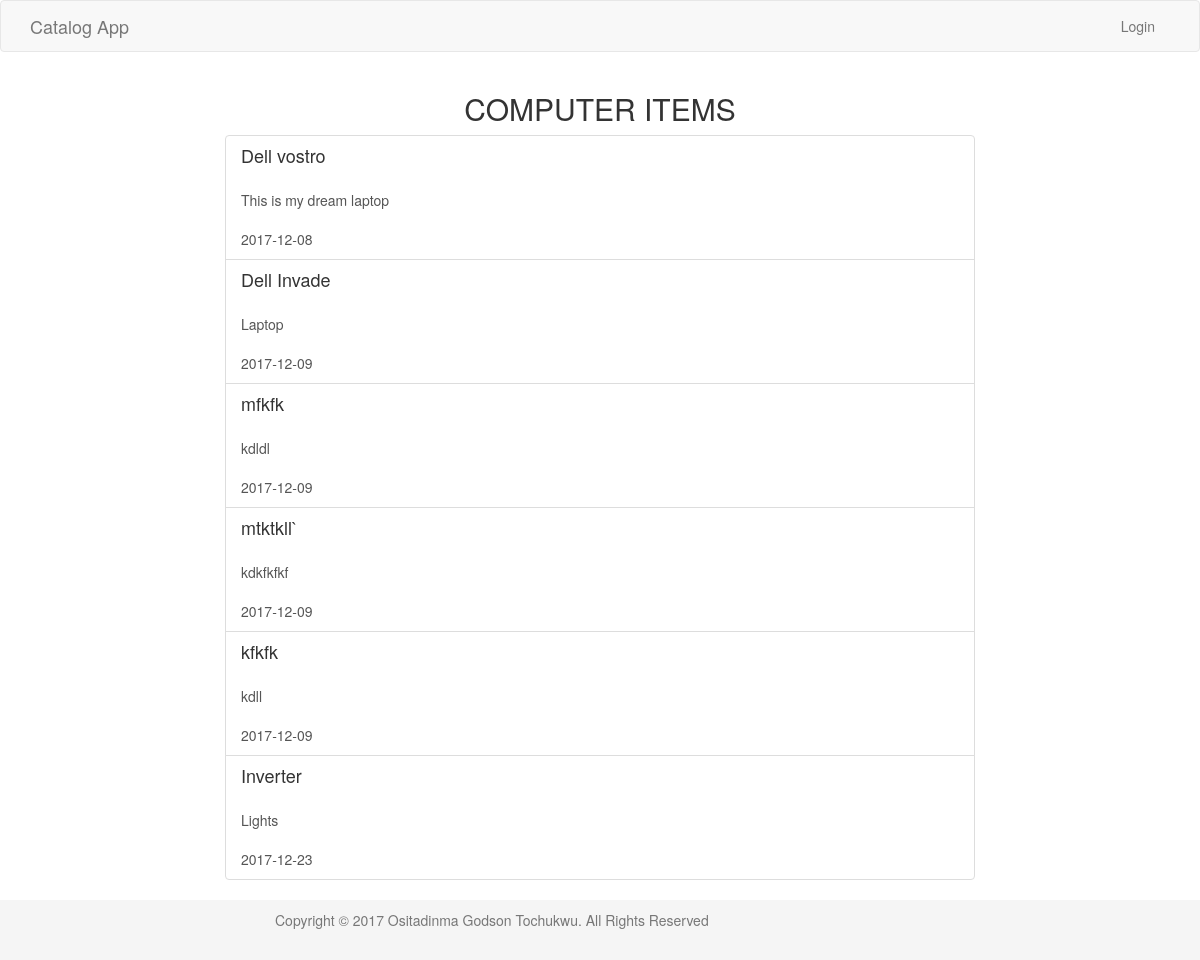
The page /category/1/items on the database its author committed.
### models.py (models this page shows, shortened)
class Category(Base):
    __tablename__ = "category"
    id = Column(Integer, Sequence(start=1, increment=1,
                name="catalog_id_sequence"),
                primary_key=True)
    name = Column(String, nullable=False)
    items = relationship('Item', backref='categorys')

class Item(Base):
    __tablename__ = "item"
    id = Column(Integer,
                Sequence(start=1, increment=1, name="item_id_sequence"),
                primary_key=True)
    name = Column(String, nullable=False)
    description = Column(String, nullable=False)
    user_id = Column(Integer, ForeignKey("user.id"))
    category_id = Column(Integer, ForeignKey("category.id"))
    created_date = Column(DateTime, nullable=True)
    updated_Date = Column(DateTime, nullable=True)
    user = relationship(User)
    cat = relationship(Category)

### views.py (the view)
@app.route('/category/<int:cat_id>/items')
def view_items_page(cat_id):
    item_list = session.query(Item).filter_by(category_id=cat_id).all()
    cat = session.query(Category).filter_by(id=cat_id).one()
    return render_template('items.html', items=item_list,
                           category=cat)

### templates/items.html
{% extends "layout.html" %}
{% block body %}
    <section>
        <div class="row">
            <div class="col-md-8 col-md-offset-2">
                <h2 class="text-center text-uppercase"> {{ category.name }} Items</h2>
                <div class="list-group">
                    {% for item in items %}
                        <a href="{{ url_for('item_page',id=item.id)}}" class="list-group-item">
                            <h4 class="list-group-item-heading">{{ item.name }}</h4>
                            <br>
                            <p class="list-group-item-text">{{ item.description }}</p>
                            <br>
                            <span>{{ item.created_date.strftime('%Y-%m-%d') }}</span>
                        </a>
                    {% endfor %}
                </div>
            </div>
        </div>
    </section>
{% endblock %}

### static/css/style.css (style rules this page uses)
html { position: relative; min-height: 100%; }
body { margin-bottom: 60px; }

### rows shown on the page
Category: name "COMPUTER"
Item: name "Dell vostro", description "This is my dream laptop", created_date "2017-12-08"
Item: name "Dell Invade", description "Laptop", created_date "2017-12-09"
Item: name "mfkfk", description "kdldl", created_date "2017-12-09"
Item: name "mtktkll`", description "kdkfkfkf", created_date "2017-12-09"
Item: name "kfkfk", description "kdll", created_date "2017-12-09"
Item: name "Inverter", description "Lights", created_date "2017-12-23"
